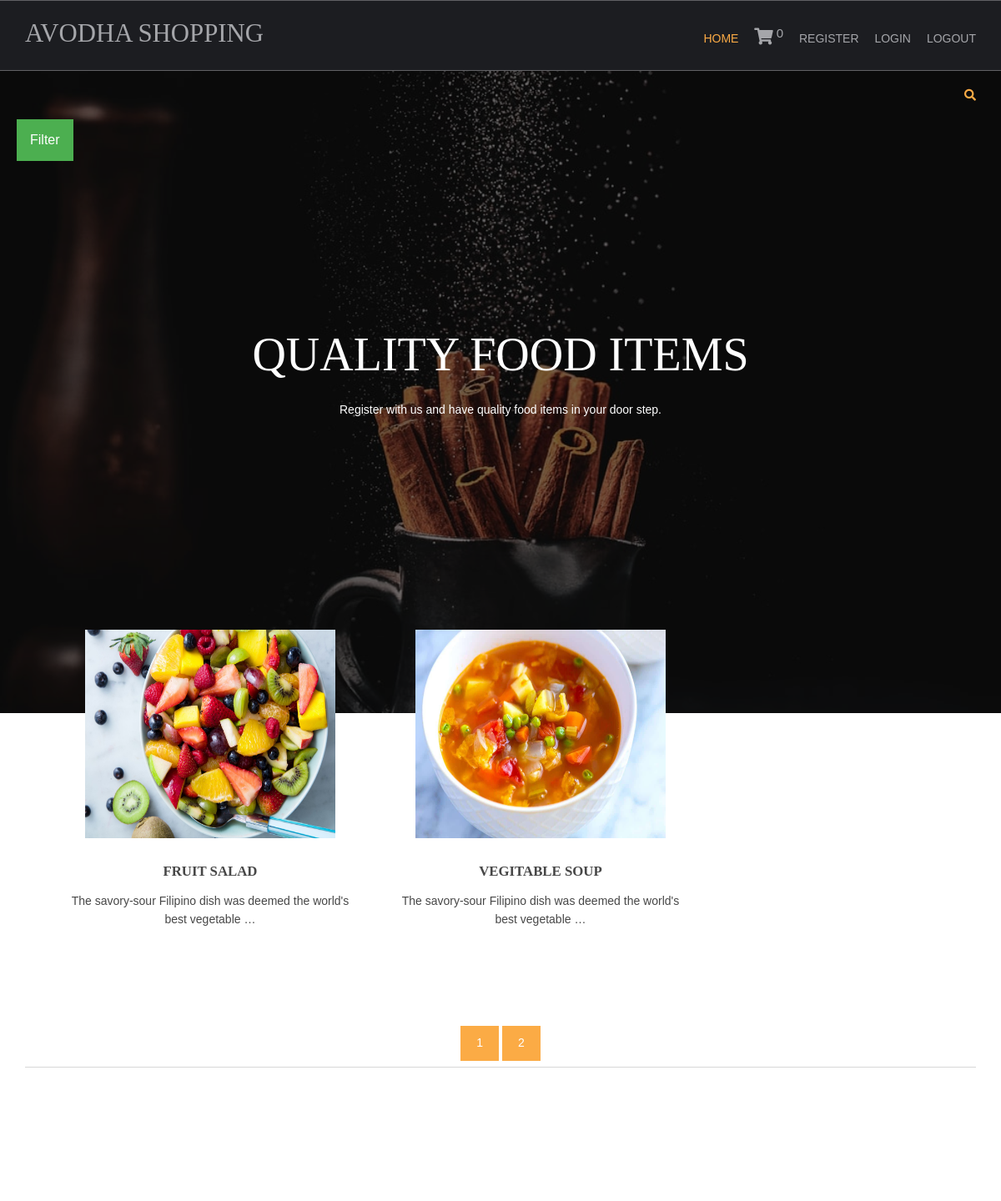
Screenshot of /?page=2 with the database file from the repository.
### shop/models.py (models this page shows, shortened)
class products(models.Model):
    name = models.CharField(max_length=250, unique=True)
    slug = models.SlugField(max_length=250, unique=True)
    img = models.ImageField(upload_to='products')
    desc = models.TextField()
    stock = models.IntegerField()
    price = models.IntegerField()
    available = models.BooleanField()
    category = models.ForeignKey(categ,on_delete=models.CASCADE)
    class Meta:
        ordering = ('name',)
        verbose_name='product'
        verbose_name_plural='products'
    def get_url(self):
        return reverse('details',args=[self.category.slug, self.slug])

### shop/views.py (the view)
# urls.py: 2. Add a URL to urlpatterns:  path('', views.home, name='home')
def home(request,c_slug=None):
    c_page=None
    prodt=None
    if c_slug!=None:
        c_page = get_object_or_404(categ,slug=c_slug)
        prodt = products.objects.filter(category=c_page,available=True)
    else:
        prodt = products.objects.all().filter(available=True)
    cat = categ.objects.all()
    paginator= Paginator(prodt,4)
    try:
        page = int(request.GET.get('page',1))
    except:
        page=1
    try:
        pro=paginator.page(page)
    except(EmptyPage,InvalidPage):
        pro=paginator.page(paginator.num_pages)
    return render(request,'index.html',{'pr': prodt,'ct':cat,'pg':pro})

### cart/context_processor.py (called while the page is built)
def count(request):
    item_count=0
    if 'admin' in request.path:
        return{}
    else:
        try:
            ct=cartlist.objects.filter(cart_id=c_id(request))
            cti=items.objects.all().filter(cart=ct[:1])
            for c in cti:
                item_count+=c.quan
        except cartlist.DoesNotExists:
            item_count=0
        return dict(itc=item_count)

### cart/views.py (called while the page is built)
def c_id(request):
    ct_id = request.session.session_key
    if not ct_id:
        ct_id = request.session.create()
    return ct_id

### shop/models.py (called while the page is built)
    def get_url(self):
        return reverse('prod_cat',args=[self.slug])

### templates/index.html (shortened to what this page needs)
{% extends 'base.html' %}
{% load static %}
{% block content %}
<html lang="">
<head>
<link href="{% static 'hm/layout/styles/layout.css' %}" rel="stylesheet" type="text/css" media="all">
</head>
<body id="top">
<div class="bgded overlay" style="background-image:url('{% static 'hm/images/demo/backgrounds/bg.jpg' %}');">
  <div class="wrapper row0">
    <div id="topbar" class="hoc clear">
  <div class="fl_right">
        <ul class="nospace">
          <li id="searchform">
          </li>
        </ul>
     </div>
  </div>
    <div class="dropdown">
  <button class="dropbtn">Filter</button>
</div>
      </div>
  <div id="pageintro" class="hoc clear">
    <article>
      <h3 class="heading">QUALITY FOOD ITEMS</h3>
      <p>Register with us and have quality food items in your door step.</p>
    </article>
  </div>
</div>
<div class="wrapper row3">
  <main class="hoc container clear">
    <section id="introblocks">
      <ul class="nospace group btmspace-80">
       {% for i in pg.object_list %}
        <li class="one_third">
          <figure><a class="imgover" href="{{i.get_url}}"><img src="{{i.img.url}}" alt="" style="height:250;width:300" ></a>
            <figcaption>
              <h6 class="heading">{{i.name}}</h6>
              <p>{{i.desc| truncatewords:10}}</p>
              <br>
            </figcaption>
          </figure>
        </li>
        {% endfor %}
      </ul>
    </section>
    <center>
      {% for p in pg.paginator.page_range%}
      <a href="?page={{p}}" class="btn btn-light btn-sm {% if pg.number == p%} active {% endif %}">{{p}}</a>
      {% endfor %}
    </center>
    <hr class="btmspace-80">
  </main>
</div>
</body>
</html>
{% endblock %}

### static/hm/layout/styles/layout.css (style rules this page uses)
#topbar { padding:20px 0; font-size:.8rem; text-transform:uppercase; }
#topbar ul li { display:inline-block; margin-right:15px; }
#topbar ul li:last-child { margin-right:0; padding-right:0; border-right:none; }
#topbar #searchform { position:relative; line-height:1; z-index:9999; }
#topbar #searchform::after { display:block; height:18px; line-height:18px; padding:0; font-family:"Font Awesome\ 5 Free"; font-weight:900; font-size:1rem; content:"\f002"; }
#topbar #searchform ::placeholder { text-transform:capitalize; }
#pageintro { padding:200px 0 300px; }
#pageintro article, #pageintro article p { display:block; max-width:75%; margin:0 auto; text-align:center; }
#pageintro article p { max-width:65%; line-height:2rem; }
#pageintro .heading { margin-bottom:20px; font-size:4rem; }
.container { padding:80px 0; }
#introblocks { display:block; position:relative; margin:-180px 0 0 0; z-index:1; text-align:center; }
#introblocks figure figcaption { display:block; padding:30px 0 0 0; text-align:center; }
#introblocks figure figcaption .heading { font-size:1.2rem; font-weight:700; margin-bottom:0; }
*, *::before, *::after { transition:all .3s ease-in-out; }
body { color:#A5A6AA; background-color:#1C1D21; }
a { color:#FBAB45; }
hr, .borderedbox { border-color:#D7D7D7; }
.overlay { color:#FFFFFF; background-color:inherit; }
.overlay::after { color:inherit; background-color:rgba(0,0,0,.55); }
.btn, .btn.inverse:hover { color:#FFFFFF; background-color:#FBAB45; border-color:#FBAB45; }
.imgover, .imgover:hover::after { color:#FFFFFF; }
.row3 { color:#474747; background-color:#FFFFFF; }
#topbar #searchform { color:#FBAB45; }
#pageintro { color:#FFFFFF; }
@media screen and (min-width:1140px) { .hoc { max-width:1140px; } }

### static/hm/layout/styles/framework.css (style rules this page uses)
html { overflow-y:scroll; overflow-x:hidden; }
html, body { margin:0; padding:0; font-size:14px; line-height:1.6em; }
*, *::before, *::after { box-sizing:border-box; }
.nospace { margin:0; padding:0; list-style:none; }
.overlay { position:relative; z-index:1; }
.overlay::after { display:block; position:absolute; top:0; left:0; width:100%; height:100%; content:""; z-index:-1; }
.bgded { background-position:top center; background-repeat:no-repeat; background-size:cover; }
.btn { display:inline-block; padding:8px 18px 10px; text-transform:uppercase; border:1px solid; }
.clear, .group { display:block; }
.clear::before, .clear::after, .group::before, .group::after { display:table; content:""; }
.clear, .clear::after, .group, .group::after { clear:both; }
a { outline:none; text-decoration:none; }
.fl_right, .imgr { float:right; }
img { width:auto; max-width:100%; height:auto; margin:0; padding:0; border:none; line-height:normal; vertical-align:middle; }
.imgover { display:inline-block; position:relative; max-width:100%; }
.imgover::before, .imgover::after { display:block; position:absolute; content:""; text-align:center; opacity:0; }
.imgover::before { top:0; right:0; bottom:0; left:0; }
.imgover::after { top:50%; left:50%; width:50px; height:50px; line-height:50px; margin:-25px 0 0 -25px; font-family:"Font Awesome\ 5 Free"; font-weight:900; content:"\f067"; font-size:28px; }
body, input, textarea, select { font-family:Verdana, Geneva, sans-serif; }
h1, h2, h3, h4, h5, h6, .heading { font-family:Georgia, "Times New Roman", Times, serif; }
label, input, textarea, select, button { display:block; resize:none; outline:none; color:inherit; font-size:inherit; font-family:inherit; vertical-align:middle; }
::placeholder { opacity:1; }
h1, h2, h3, h4, h5, h6, .heading { margin:0 0 20px 0; font-size:1.4rem; line-height:normal; font-weight:normal; text-transform:uppercase; }
hr { display:block; width:100%; height:1px; border:solid; border-width:1px 0 0 0; }
.wrapper { display:block; position:relative; width:100%; margin:0; padding:0; text-align:left; word-wrap:break-word; }
.hoc { display:block; margin:0 auto; }
address, article, aside, figcaption, figure, footer, header, main, nav, section { display:block; margin:0; padding:0; }
.one_half, .one_third, .two_third, .one_quarter, .two_quarter, .three_quarter { display:inline-block; float:left; margin:0 0 0 4.21052%; list-style:none; }
.one_third { width:30.52631%; }
.btmspace-80 { margin-bottom:80px; }

### templates/index.html (style rules this page uses)
.dropbtn { background-color: #4CAF50; color: white; padding: 16px; font-size: 16px; border: none; cursor: pointer; }
.dropdown { position: relative; display: inline-block; padding-left:20px; }

### rows the page displays
products: img (picture), name "FRUIT SALAD", desc "The savory-sour Filipino dish was deemed the world's best vegetable …"
products: img (picture), name "VEGITABLE SOUP", desc "The savory-sour Filipino dish was deemed the world's best vegetable …"

### other values shown
{{ itc }} "0"
{{ p }} "1" "2"
